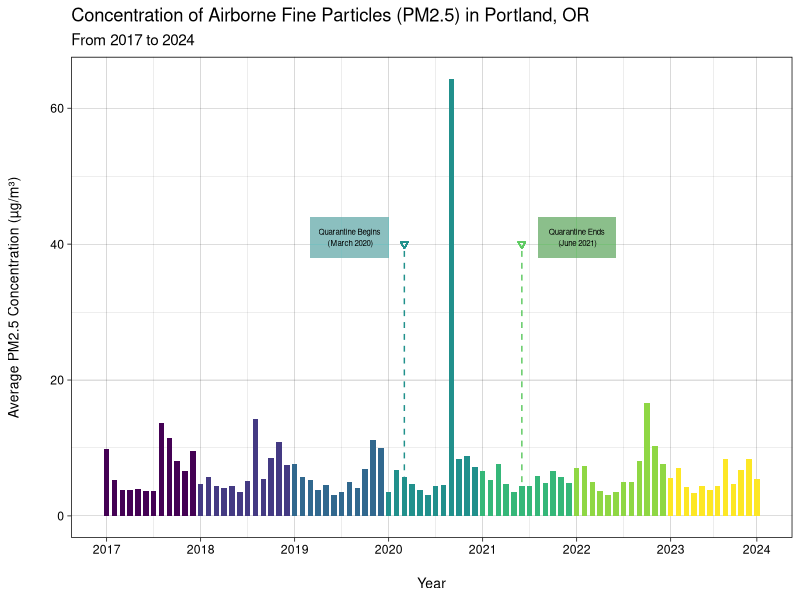
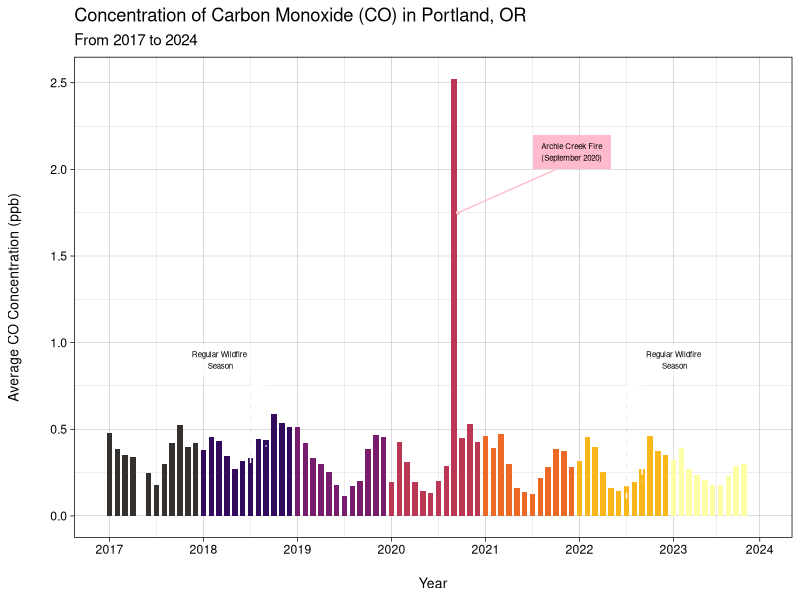
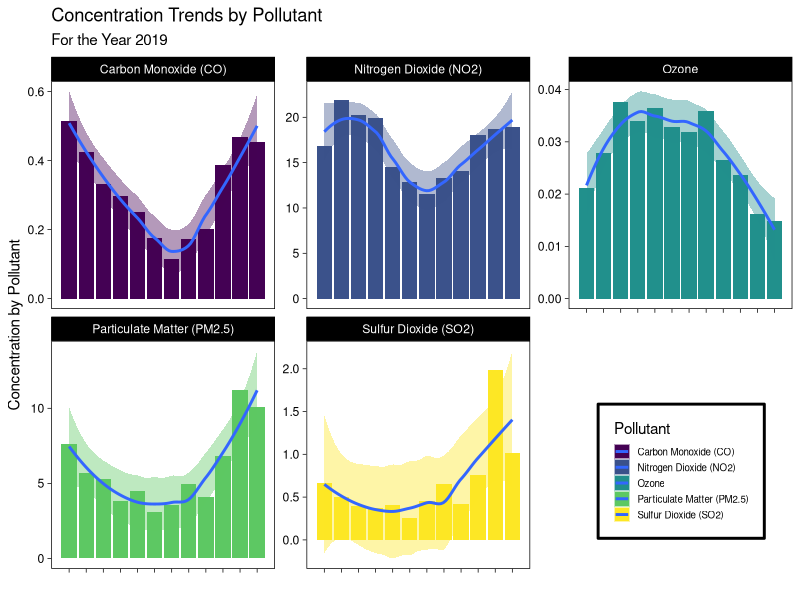
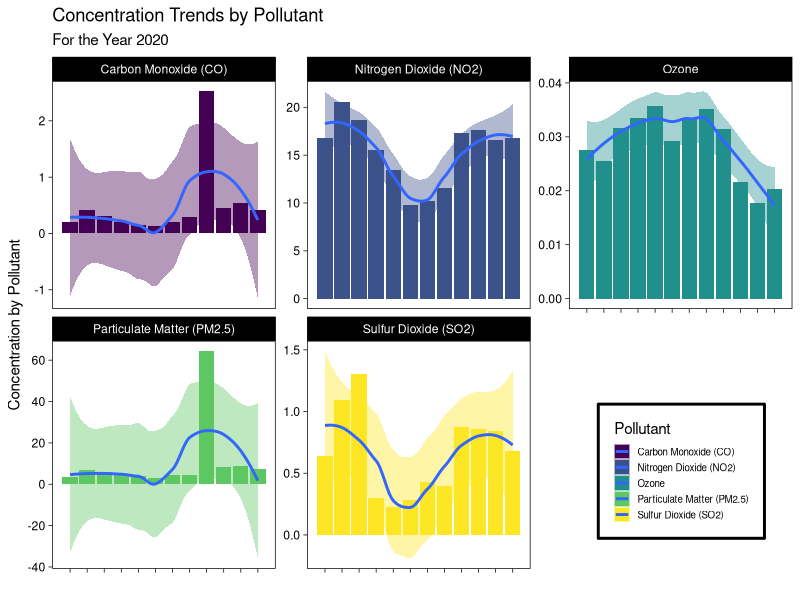
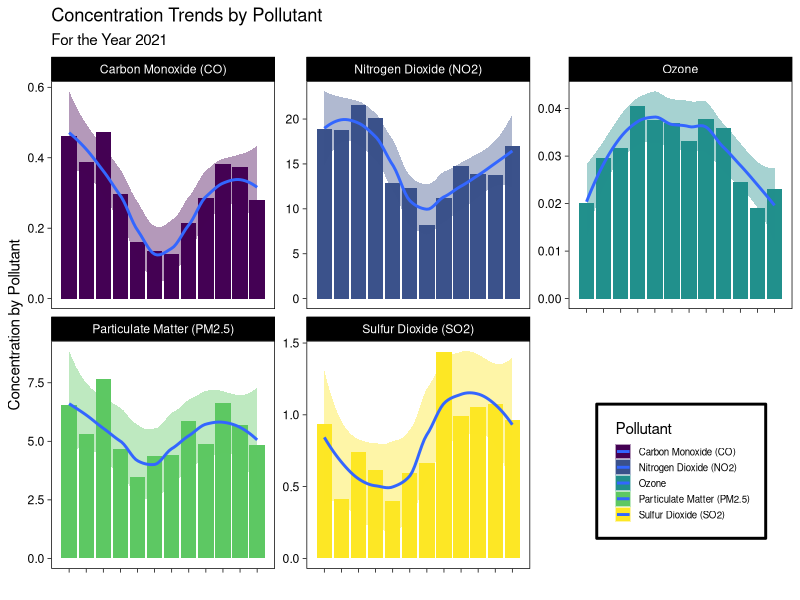

Here is the R script that generated these plots, in order:
## ---- chunk 1
library(tidyverse)
library(lubridate)
library(dplyr)
library(readr)
library(reshape2)
library(viridis)
## ---- chunk 2
# This code uses relative paths to find your dataset. Please run R studio through the R project in the folder.

avgAll <- read_csv("../data/air_pollutants/avgAll.csv")
avgAll2020 <- read_csv("../data/air_pollutants/avgAll2020.csv")

avgAll$year <- as.character(avgAll$year)
avgAll2020$year <- as.character(avgAll2020$year)
## ---- chunk 3
# FIRST GRAPH
ggplot(avgAll,aes(x = month, y = avg_pm2.5, fill = year)) +
  geom_col(width = .7, show.legend = FALSE) +
  scale_fill_viridis_d() +
 scale_x_continuous(breaks = c(1, 13, 25, 37, 49, 61, 73, 84), 
                    labels = c("1" = "2017", "13" = "2018", "25" = "2019", "37" = "2020", "49" = "2021", "61" = "2022", "73" = "2023", "84" = "2024")) +
   
  theme_linedraw() +
  
  labs(title = "Concentration of Airborne Fine Particles (PM2.5) in Portland, OR",
       subtitle = "From 2017 to 2024",
       x = "Year",
       y = "Average PM2.5 Concentration (µg/m³)") +
  
  guides(color = "none") +
  theme(axis.title.y = element_text(size = 10, margin = margin(r = 20)), 
        axis.title.x = element_text(size = 10, margin = margin(t = 15))) +
  
  geom_point(aes(x = 39, y = 40), show.legend = FALSE, color = "#21918c", shape = 6) +
    annotate("segment", x = 39, xend = 39, y = 39, yend = 5.8, color = "#21918c", linewidth = .5, linetype = "dashed") +
    geom_rect(aes(xmin = 27, xmax = 37, ymin = 38, ymax = 44 ), fill = "#21918c", alpha = 0.008) +
    annotate("text", x = 32, y = 41, label = "Quarantine Begins\n (March 2020)", size = 2) +
  
  geom_point(aes(x = 54, y = 40), show.legend = FALSE, color = "#5ec962", shape = 6) +
    annotate("segment", x = 54, xend = 54, y = 39, yend = 4.3, color = "#5ec962", linewidth = .5, linetype = "dashed") +
    geom_rect(aes(xmin = 56, xmax = 66, ymin = 38, ymax = 44 ), fill = "#5ec962", alpha = 0.008) +
    annotate("text", x = 61, y = 41, label = "Quarantine Ends\n (June 2021)", size = 2)
## ---- chunk 4
# KIANA's FIRST GRAPH
ggplot(avgAll, aes(x = month, y = avg_co, fill = year)) +
  geom_col(width = .7, show.legend = FALSE) +
  scale_fill_manual(values = c("#33302E", "#320a5e", "#781c6d", "#bc3754", "#ed6925", "#fbb61a", "#fcffa4")) +
 scale_x_continuous(breaks = c(1, 13, 25, 37, 49,61,73, 84), 
                    labels = c("1" = "2017", "13" = "2018", "25" = "2019", "37" = "2020", "49" = "2021", "61" = "2022", "73" = "2023", "84" = "2024")) +
  
  theme_linedraw() +
  
  labs(title = "Concentration of Carbon Monoxide (CO) in Portland, OR",
       subtitle = "From 2017 to 2024",
       x = "Year",
       y = "Average CO Concentration (ppb)") +
  
  guides(color = "none") +
  theme(axis.title.y = element_text(size = 10, margin = margin(r = 20)), 
        axis.title.x = element_text(size = 10, margin = margin(t = 15))) +
  
  annotate("segment", x = 19, xend = 19, y = .75, yend = 0.3, color = "white", linewidth = .5, linetype = "dashed") +
  annotate("segment", x = 21, xend = 21, y = .75, yend = 0.4, color = "white", linewidth = .5, linetype = "dashed") +
  annotate("segment", x = 19, xend = 21, y = .75, yend = 0.75, color = "white", linewidth = .5) +
  geom_rect(aes(xmin = 10, xmax = 20, ymin = .8, ymax = 1 ), fill = "white", alpha = 0.05) +
  annotate("text", x = 15, y = .9, label = "Regular Wildfire\n Season", size = 2) +
  geom_point(aes(x = 20,y = .775), show.legend = FALSE, color = "white", shape = 6, size = .5) +
  
  annotate("segment", x = 67, xend = 67, y = .75, yend = 0.1, color = "white", linewidth = .5, linetype = "dashed") +
  annotate("segment", x = 69, xend = 69, y = .75, yend = 0.2, color = "white", linewidth = .5, linetype = "dashed") +
  annotate("segment", x = 67, xend = 69, y = .75, yend = 0.75, color = "white", linewidth = .5) +
  geom_rect(aes(xmin = 68, xmax = 78, ymin = .8, ymax = 1 ), fill = "white", alpha = 0.05) +
  annotate("text", x = 73, y = .9, label = "Regular Wildfire\n Season", size = 2) +
  geom_point(aes(x = 68,y = .775), show.legend = FALSE, color = "white", shape = 6, size=.5) +
  
  annotate("segment", x = 45.5, xend = 58, y = 1.75, yend = 2, color = "pink", linewidth = .5) +
  geom_rect(aes(xmin = 55, xmax = 65, ymin = 2, ymax = 2.2), fill = "pink", alpha = 0.05) +
  annotate("text", x = 60, y = 2.1, label = "Archie Creek Fire\n(September 2020)", size = 2) +
  geom_point(aes(x = 45.5, y = 1.75), show.legend = FALSE, color = "pink", size = .5)

## ---- chunk 5
avgAll2020_melted <- melt(avgAll2020, id.vars = c("year", "monthbyyear"))

avgAll2019 <- avgAll %>%
  filter(year == 2019) %>%
  select(year, monthbyyear, avg_pm2.5, avg_so2, avg_ozone, avg_co, avg_no2)

avgAll2019_melted <- melt(avgAll2019, id.vars = c("year", "monthbyyear"))

avgAll2021 <- avgAll %>%
  filter(year == 2021) %>%
  select(year, monthbyyear, avg_pm2.5, avg_so2, avg_ozone, avg_co, avg_no2)

avgAll2021_melted <- melt(avgAll2021, id.vars = c("year", "monthbyyear"))

avgAll2019_melted <- avgAll2019_melted %>%
  mutate(variable = case_when(
    variable == "avg_pm2.5" ~ "Particulate Matter (PM2.5)",
    variable == "avg_so2" ~ "Sulfur Dioxide (SO2)",
    variable == "avg_no2" ~ "Nitrogen Dioxide (NO2)",
    variable == "avg_ozone" ~ "Ozone",
    variable == "avg_co" ~ "Carbon Monoxide (CO)",
  ))

avgAll2020_melted <- avgAll2020_melted %>%
  mutate(variable = case_when(
    variable == "avg_pm2.5" ~ "Particulate Matter (PM2.5)",
    variable == "avg_so2" ~ "Sulfur Dioxide (SO2)",
    variable == "avg_no2" ~ "Nitrogen Dioxide (NO2)",
    variable == "avg_ozone" ~ "Ozone",
    variable == "avg_co" ~ "Carbon Monoxide (CO)",
  ))

avgAll2021_melted <- avgAll2021_melted %>%
  mutate(variable = case_when(
    variable == "avg_pm2.5" ~ "Particulate Matter (PM2.5)",
    variable == "avg_so2" ~ "Sulfur Dioxide (SO2)",
    variable == "avg_no2" ~ "Nitrogen Dioxide (NO2)",
    variable == "avg_ozone" ~ "Ozone",
    variable == "avg_co" ~ "Carbon Monoxide (CO)",
  ))
## ---- chunk 6
ggplot(avgAll2019_melted , aes(x = monthbyyear, y = value, fill = variable)) +
  geom_col() +
  facet_wrap(variable ~ ., scales = "free_y") +
  geom_smooth()+
  scale_x_continuous(breaks = c(1, 2, 3, 4, 5, 6, 7, 8, 9, 10, 11, 12), 
                     labels = c("1" = "Jan", "2" = "Feb", "3" = "Mar", "4" = "Apr", "5" = "May", "6" = "Jun", "7" = "Jul", "8" = "Aug", "9" = "Sep", "10" = "Oct", "11" = "Nov", "12" = "Dec")) +
  theme(axis.text.x = element_text(angle = 45, hjust = 1, size=5)) +
  
  scale_fill_viridis_d() +
  
  theme_linedraw() +
  theme(panel.grid = element_blank()) +
  labs(x = "", 
       title = "Concentration Trends by Pollutant",
       fill = "Pollutant",
       subtitle = "For the Year 2019",
       y = "Concentration by Pollutant") +
  
  # REMOVES X-LABELS
  theme(axis.text.x = element_blank(),
        
        # CHANGE MY LEGEND BORDER COLOR AND LINE THICKNESS
        legend.box.background = element_rect(color = "black", size = 1),
        legend.box.margin = margin(6, 6, 6, 6),
        
        # CHANGE THE POSITION OF THE LEGEND
        legend.position = c(.85, .2),
        legend.text = element_text(color = "black", size = 7),  # Legend text color and size
        legend.title = element_text(color = "black"),           # Legend title color
        legend.key.size = unit(0.4, "cm")
        )


ggplot(avgAll2020_melted, aes(x = monthbyyear, y = value, fill = variable)) +
  geom_col() +
  facet_wrap(variable ~ ., scales = "free_y") +
  geom_smooth() +
  scale_x_continuous(breaks = c(1, 2, 3, 4, 5, 6, 7, 8, 9, 10, 11, 12), 
                     labels = c("1" = "Jan", "2" = "Feb", "3" = "Mar", "4" = "Apr", "5" = "May", "6" = "Jun", "7" = "Jul", "8" = "Aug", "9" = "Sep", "10" = "Oct", "11" = "Nov", "12" = "Dec")) +
  theme(axis.text.x = element_text(angle = 45, hjust = 1, size=5)) +
  
  scale_fill_viridis_d()+
  
  theme_linedraw()+
  theme(panel.grid = element_blank())+
  labs(x="", 
       title = "Concentration Trends by Pollutant",
       fill = "Pollutant",
       subtitle = "For the Year 2020", 
       y = "Concentration by Pollutant") +
  
  # REMOVES X-LABELS
  theme(axis.text.x = element_blank(),
        
        # CHANGE MY LEGEND BORDER COLOR AND LINE THICKNESS
        legend.box.background = element_rect(color = "black", size = 1),
        legend.box.margin = margin(6, 6, 6, 6),
        
        # CHANGE THE POSITION OF THE LEGEND
        legend.position = c(.85, .2) ,
        legend.text = element_text(color = "black", size = 7),  # Legend text color and size
        legend.title = element_text(color = "black"),           # Legend title color
        legend.key.size = unit(0.4, "cm")
        )


ggplot(avgAll2021_melted , aes(x = monthbyyear, y = value, fill = variable)) +
  geom_col() +
  facet_wrap(variable ~ ., scales = "free_y") +
  geom_smooth() +
  scale_x_continuous(breaks = c(1, 2, 3, 4, 5, 6, 7, 8, 9, 10, 11, 12), 
                     labels = c("1" = "Jan", "2" = "Feb", "3" = "Mar", "4" = "Apr", "5" = "May", "6" = "Jun", "7" = "Jul", "8" = "Aug", "9" = "Sep", "10" = "Oct", "11" = "Nov", "12" = "Dec")) +
  theme(axis.text.x = element_text(angle = 45, hjust = 1, size=5)) +
  
  scale_fill_viridis_d() +
  
  theme_linedraw() +
  theme(panel.grid = element_blank()) +
  
  labs(x = "", 
       title = "Concentration Trends by Pollutant", 
       fill = "Pollutant", 
       subtitle = "For the Year 2021", 
       y = "Concentration by Pollutant") +
  
  # REMOVES X-LABELS
  theme(axis.text.x = element_blank(),
        
        # CHANGE MY LEGEND BORDER COLOR AND LINE THICKNESS
        legend.box.background = element_rect(color = "black", size = 1),
        legend.box.margin = margin(6, 6, 6, 8),
        
        # CHANGE THE POSITION OF THE LEGEND
        legend.position = c(.85, .2),
        legend.text = element_text(color = "black", size = 7),  # Legend text color and size
        legend.title = element_text(color = "black"),           # Legend title color
        legend.key.size = unit(0.4, "cm")
        )
## ---- chunk 7
avgAll %>%
  group_by(year) %>%
  summarize(AVGPM = mean(avg_pm2.5), AVGCO = mean(avg_co, na.rm=T), AVGNO = mean(avg_no2, na.rm=T), AVGSO = mean(avg_so2, na.rm=T))
